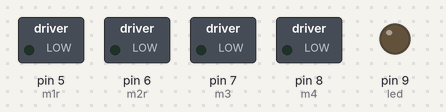
The sketch below on a simulated Arduino Uno, built with avr-gcc and run on an emulated ATmega328P. On the bench: switched loads named in the sketch (green lamp = pin HIGH), output pins drawn as LEDs (lit = HIGH). What the sketch prints to the serial monitor is not drawn.

Above: at 0.1 s.
At 2.6 s:
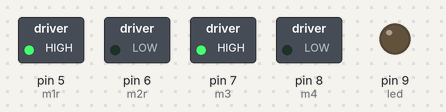
At 12.7 s:
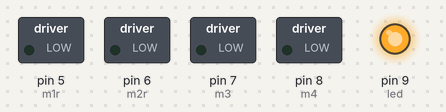
At 13.7 s:
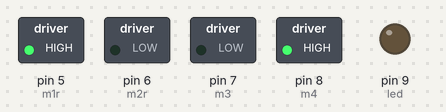
Timing chart, 0 to 15.2 s (numbered marks = the images above):
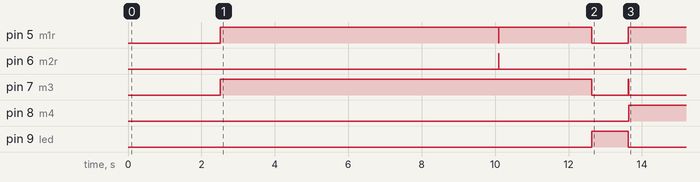

Measured:
- by itself, pin 5 (m1r): goes HIGH 7.6 s, LOW 0.01 s, HIGH 2.5 s, LOW 1.0 s, then HIGH
- by itself, pin 6 (m2r): LOW → HIGH at 10.1 s, → LOW 0.01 s later
- by itself, pin 7 (m3): LOW → HIGH at 2.5 s, → LOW 10.1 s later, → HIGH 1.0 s later, → LOW 0.01 s later
- by itself, pin 8 (m4): LOW → HIGH at 13.6 s
- by itself, pin 9 (led): LOW → HIGH at 12.6 s, → LOW 1.0 s later

The sketch:

following_phase1.ino
```cpp
#include<SoftwareSerial.h>

SoftwareSerial Bluetooth(0, 1);
#define N 1
#define W 2
#define S 3
#define E 4


int r = A0, c = A3, l = A5;//wrt bot
int m1r = 5, m2r = 6, m3 = 7, m4 = 8;
int rv, cv, lv, t;

int botx = 2, boty = -1, nodex, nodey;
void go(int nodex, int nodey);
void forward();
void stop();
void line(int rv, int cv, int lv);
int led = 9;
int r1, c1, l1;
int flag = 0;
String data;
int dir = N;
void setup() {
 // setting up the motor pin modes anfd the bluetooth communication
 //Get the x and y coordinate from the user in the serail monitor and pass it to the robot from the laptop
 //via bluetooth
  pinMode(m1r, OUTPUT);
  pinMode(m2r, OUTPUT);
  pinMode(m3, OUTPUT);
  pinMode(m4, OUTPUT);
  pinMode(r, INPUT);//s1
  pinMode(c, INPUT);//s2
  pinMode(l, INPUT);//s3
  pinMode(led, OUTPUT);
  Serial.begin(9600);
  Bluetooth.begin(9600);
  while (Bluetooth.available())//checks if bluetooth module is connected
  {

    data = Bluetooth.read();//reads the serail port if any input has been received

    if (flag % 2 == 0)
    {
      Serial.println("X:");
      nodex = data.toInt();
    }
    else if (flag % 2 == 1)
    {
      Serial.println("Y:");
      nodey = data.toInt();
    }
    else if (flag % 3 == 0)
    {
      Serial.println("Pass it(y/n):");
      char choice = Serial.read();
      if (choice == 'y')
        go(nodex, nodey);
    }
  }

}
void loop()
{
  //the sensor
  r1 = analogRead(r);
  c1 = analogRead(c);
  l1 = analogRead(l);
  // change code to take analog values after trials

  Serial.println(r1);
  Serial.println(c1);
  Serial.println(l1);
  int cs = 990, ls = 990, rs = 983; // values for sensor output after calibrating it with the surface
  if (r1 < rs) rv = 1; else if (r1 > rs) rv = 0;
  Serial.println("right value:");
  Serial.println(rv);
  if (c1 < cs) cv = 1; else if (c1 > cs) cv = 0;
  Serial.println("center value:");
  Serial.println(cv);
  if (l1 < ls) lv = 1; else if (l1 > ls) lv = 0;
  Serial.println("left value:");
  Serial.println(lv );
  Serial.println("HI2");
  delay(500);
  if ((rv == 0) && (cv == 1) && (lv == 0)) // different conditions of sensor and their outputs
    forward();
  else if ((rv == 1) && (cv == 1) && (lv == 0))
    right();
  else if ((rv == 0) && (cv == 1) && (lv == 1))
    left();
  else if ((rv == 1) && (cv == 1) && (lv == 1))
    node();

  go(1, 3);
}

// functions for robot movements
void forward()
{
  digitalWrite(m1r, 1);
  digitalWrite(m2r, 0);//right forward
  digitalWrite(m3, 1);
  digitalWrite(m4, 0);
  Serial.println("FORWARD");

}
void right()
{
  digitalWrite(m1r, 1);
  digitalWrite(m2r, 0);
  digitalWrite(m3, 0);//left reverse
  digitalWrite(m4, 1);
  Serial.println("RIGHT");
}
void left()
{
  digitalWrite(m1r, 0);
  digitalWrite(m2r, 1);
  digitalWrite(m3, 1);
  digitalWrite(m4, 0);
  Serial.println("LEFT");
}
void stop()
{

  digitalWrite(m1r, 0);
  digitalWrite(m2r, 0);
  digitalWrite(m3, 0);
  digitalWrite(m4, 0);
  Serial.println("STOP");
}

void right90()
{
  forward();
  delay(10);
  stop();
  right();
  delay(10);
  while (cv == 0)
  { right();
    Serial.println("GOT");
  }

  if (dir == N)
    dir = E;
  else if (dir == W)
    dir = S;
  else if (dir == S)
    dir = E;
  else if (dir == E)
    dir = N;

  Serial.println("RIGHT90");
  Serial.println("current");
  Serial.println(dir);

}

void left90()
{
  forward();
  delay(10);
  stop();
  left();
  delay(10);
  while (cv == 0)
  {
    left();
  }
  if (dir == N)
    dir = W;
  else if (dir == W)
    dir = S;
  else if (dir == S)
    dir = E;
  else if (dir == E)
    dir = N;
  Serial.println("LEFT90");
}

void uturn()
{
  forward();
  delay(10);
  stop();
A: right();
  delay(10);
  while (cv == 0)
  {
    right();
  }
  goto A;
  if (dir == N)
    dir = S;
  else if (dir == W)
    dir = E;
  else if (dir == S)
    dir = N;
  else if (dir == E)
    dir = W;
  Serial.println("UTURN");
}

void node()  // if a node is detected in the track
{
  Serial.println("NODE DETECTED");
  Serial.println(dir);
  if (dir == N)
  {
    boty++;

  }
  else if (dir == W)
  {
    botx--;
  }
  else if (dir == S)
  {
    boty--;
  }
  else if (dir == E)
  {
    botx++;
  }
  delay(1000);
  Serial.println(dir);
  Serial.println("Y");
  Serial.println(boty);
  Serial.println("X");
  Serial.println(botx);
  delay(1000);
}


void travel()
{
  forward();
  delay(10);
  Serial.println("right value:");
  Serial.println(rv);
  Serial.println("center value:");
  Serial.println(cv);
  Serial.println("left value:");
  Serial.println(lv);
  if ((rv == 0) && (cv == 1) && (lv == 0))
    forward();
  else if ((rv == 1) && (cv == 1) && (lv == 0))
    right();
  else if ((rv == 0) && (cv == 1) && (lv == 1))
    left();
  else if ((rv == 1) && (cv == 1) && (lv == 1))
    node();
  delay(500);
}

void gostart()
{
  go(2, -1);
  uturn();
  stop();
  delay(50000);
}


void go(int nodex, int nodey) //given the final node this gives path instructions to follow
{

  Serial.println("BOT");
  Serial.println(nodex);
  Serial.println(nodey);
  while ((botx - nodex) != 0 || (boty - nodey) != 0 )
  {
    while (boty < nodey)
    {
      if (dir == S)
        uturn();
      else if (dir == E)
        left90();
      else if (dir == W)
        right90();
      Serial.println("DFGDF");
      travel();
    }
    while (botx < nodex)
    {
      if (dir == N)
        right90();
      else if (dir == W)
        uturn();
      else if (dir == S)
        left90();

      travel();
    }

    while (boty > nodey)
    {
      if (dir == N)
        uturn();
      else if (dir == E)
        right90();
      else if (dir == W)
        left90();

      travel();
    }

    while (botx > nodex)
    {
      if (dir == S)
        right90();
      else if (dir == N)
        left90();
      else if (dir == W)
        uturn();

      travel();
    }
  }
  stop();
  Serial.println("DONE");
  digitalWrite(led, HIGH);
  delay(1000);
  digitalWrite(led, LOW);
  gostart();

  //phasse 2 go(nodex,nodey);
}
```
